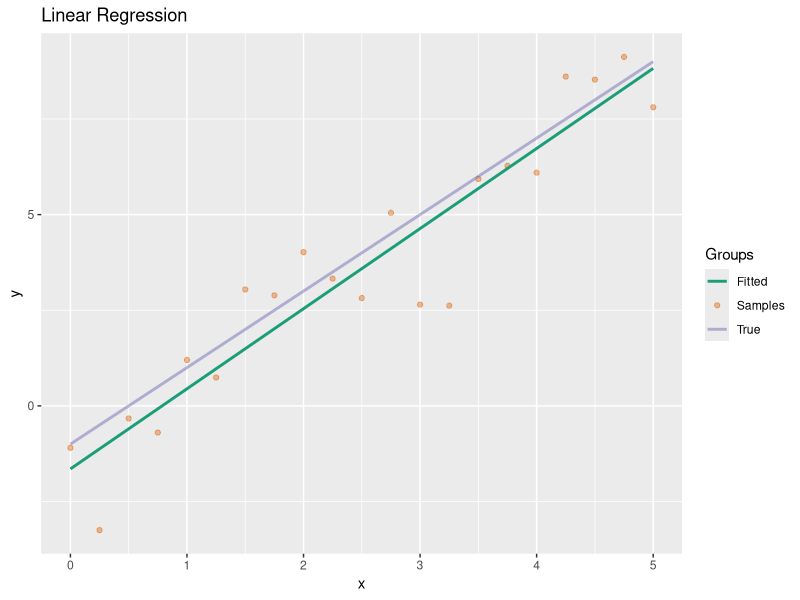
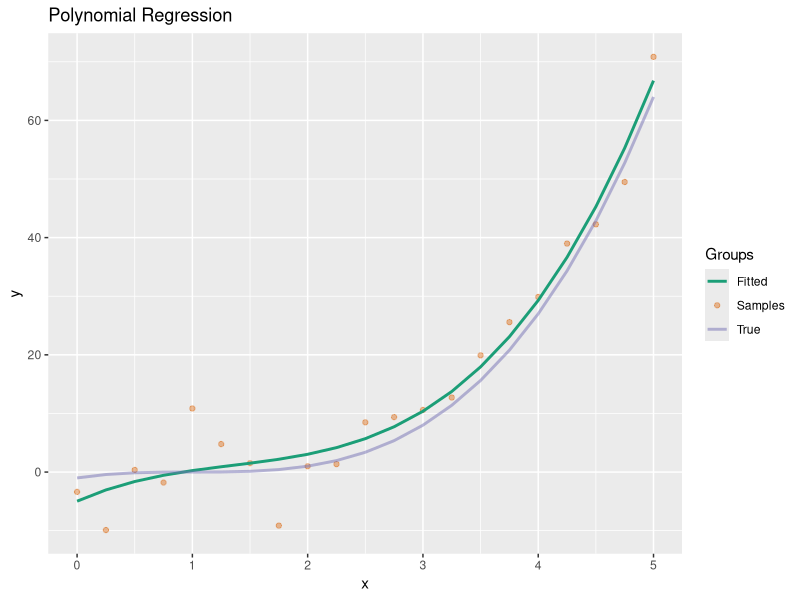
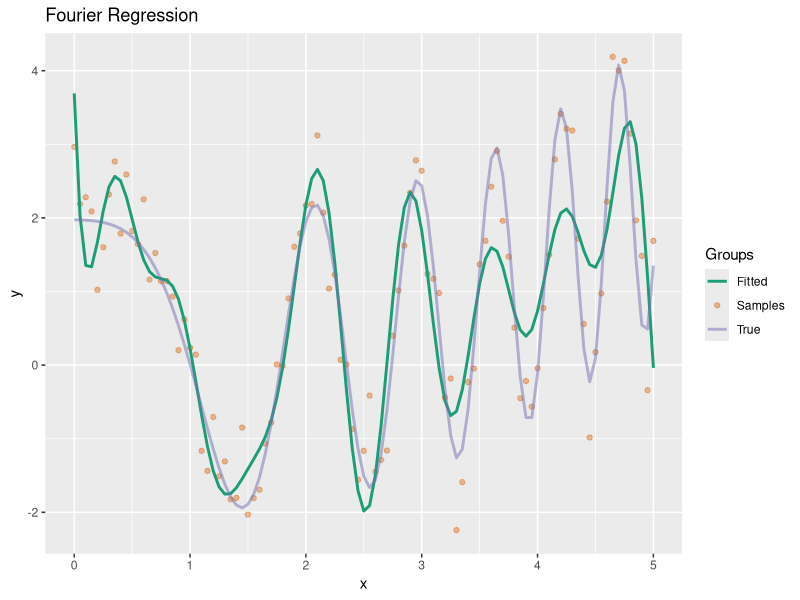

Recreate these plots in R, in order.
## ---- chunk 1
knitr::opts_chunk$set(echo = TRUE, warning=F, message=F)
## ---- chunk 2
linreg = function(X,Y) {
  decomp = qr(X)
  #Throw out the zero columns
  newR = qr.R(decomp)[,1:decomp$rank]
  #rearrange to put them back the way they came
  inverse_pivot = sort.list(decomp$pivot[1:decomp$rank])
  newR = newR[,inverse_pivot]
  newRinv = qr.solve(t(newR) %*% newR)
  beta =  newRinv %*% t(newR) %*% t(qr.Q(decomp)) %*% Y
  #Return
  function(A){

    A=A[,decomp$pivot]
    A=A[,1:decomp$rank] 
    A=A[,inverse_pivot]%*% beta
  }
}
## ---- chunk 3
variance = 1.0
x = seq(0,5,0.25)
l = length(x)
xbias = as.matrix(cbind(1, x))
y = 2*x-1+rnorm(l)*variance
lf = linreg(xbias, y)
## ---- chunk 4
library(ggplot2)
ggplot()+
  geom_point(aes(x=x, y=y, color = 'Samples'), alpha = 0.4) + 
  geom_line(aes(x=x, y=lf(xbias), color = 'Fitted'), size =1) + 
  geom_line(aes(x=x, y=2*x-1, color = 'True'),  size = 1, alpha = 0.5) + 
  scale_color_brewer(palette = 'Dark2') +
  labs(color = "Groups") +
  ggtitle("Linear Regression") +
  theme_gray()
## ---- chunk 5
polyreg = function(X,Y, n){ 
  g = linreg(outer(X,0:n,`^`),Y) 
  function(A) g(outer(A, 0:n,`^`))
}
## ---- chunk 6
variance = 5
x = seq(0,5,0.25)
l = length(x)
y = (x-1)^3+rnorm(l)*variance
pf = polyreg(x, y, 3)
## ---- chunk 7
ggplot()+
  geom_point(aes(x=x, y=y, color = 'Samples'), alpha = 0.4) + 
  geom_line(aes(x=x, y=pf(x), color = 'Fitted'), size =1) + 
  geom_line(aes(x=x, y=(x-1)^3, color = 'True'),  size = 1, alpha = 0.5)+ 
  scale_color_brewer(palette = 'Dark2') +
  labs(color = "Groups") +
  ggtitle("Polynomial Regression") +
  theme_gray()
## ---- chunk 8
freg = function(X,Y, n){ 
  sins = outer(X,-n:n,function(a,b) sin(a*b))
  cosins = outer(X,-n:n,function(a,b) cos(a*b))
  g = linreg(cbind(sins,cosins),Y)
  function(A) {
     sins = outer(A,-n:n,function(a,b) sin(a*b))
     cosins = outer(A,-n:n,function(a,b) cos(a*b))
     g(cbind(sins, cosins))
  }
}
## ---- chunk 9
variance = 0.5
x = seq(0,5,0.05)
l = length(x)
y1 = 2*sin(2^0.5 * x^2+3^0.5)+x^3/50
y = y1 + rnorm(l)*variance
ff = freg(x, y, 9)
## ---- chunk 10
grid = seq(0,5,0.05)
ggplot()+
  geom_point(aes(x=x, y=y, color = 'Samples'), alpha = 0.4) + 
  geom_line(aes(x=grid, y=ff(grid), color = 'Fitted'), size =1) + 
  geom_line(aes(x=x, y=y1, color = 'True'),  size = 1, alpha = 0.5)+ 
  scale_color_brewer(palette = 'Dark2') +
  labs(color = "Groups") +
  ggtitle("Fourier Regression") +
  theme_gray()
